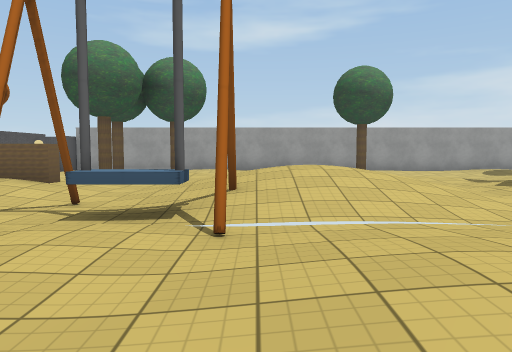
View 1 (above)

20 first-person views from a walk through a scene from a Unity 3-D project. The camera is 1.4 m above the floor, tilts 4° down and sees 70° across. The floor is counted in squares, 2 m on a side. Each view is taken from the middle of a square. On the plan, view 1 faces up. The plan holds only what a view shows up to about 11 squares ahead; the rest is blank. The place goes on beyond the plan. The player is left out. Some surface patterns are stand-ins.

View 2
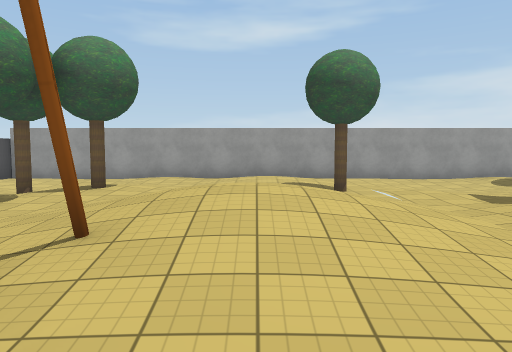

View 3
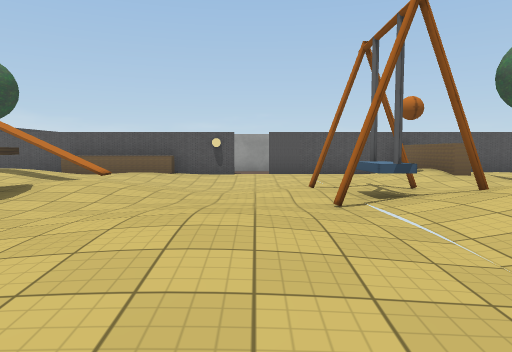

View 4
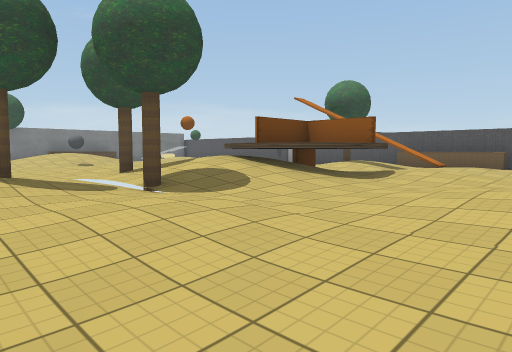

View 5
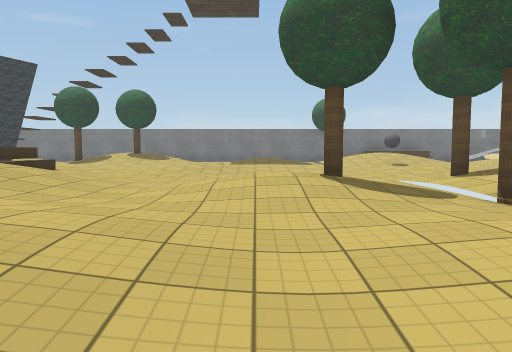

View 6
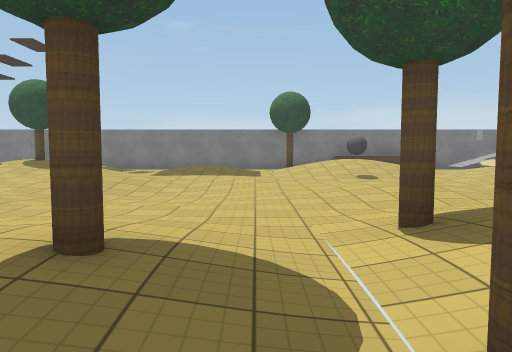

View 7
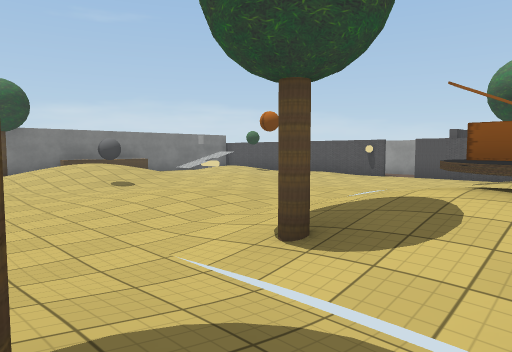

View 8
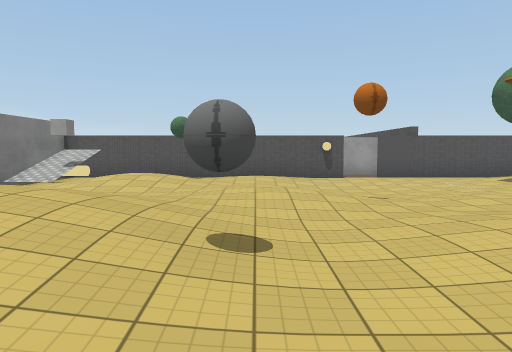

View 9
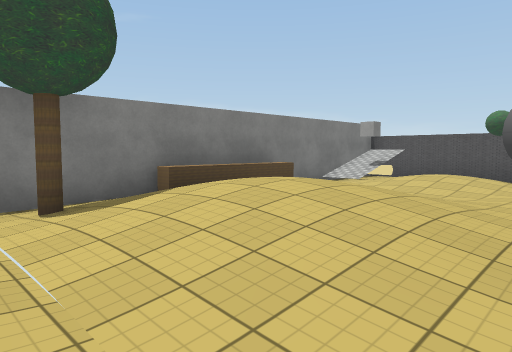

View 10
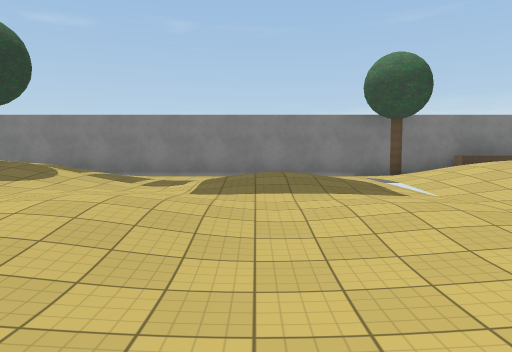

View 11
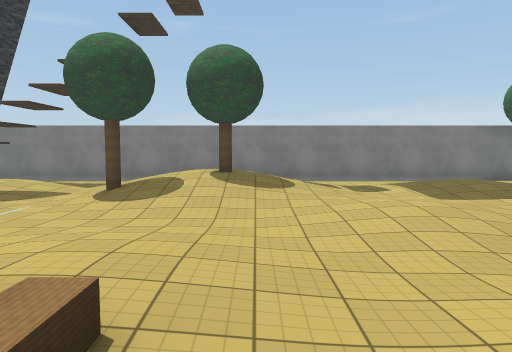

View 12
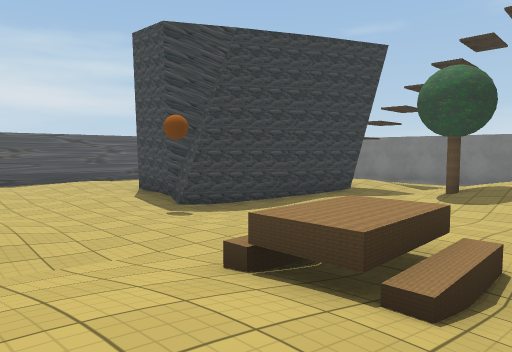

View 13
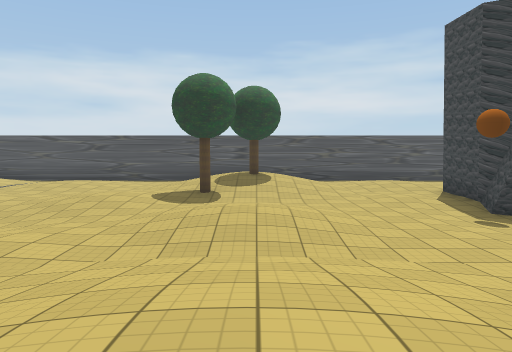

View 14
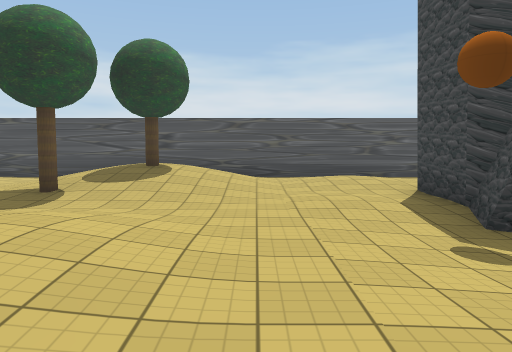

View 15
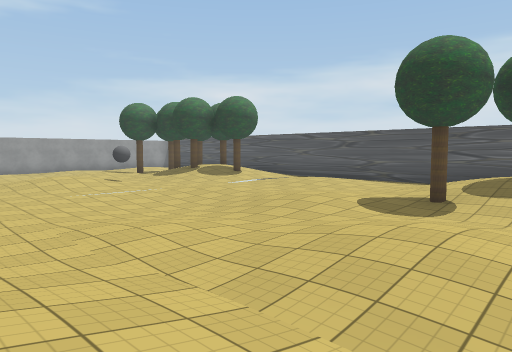

View 16
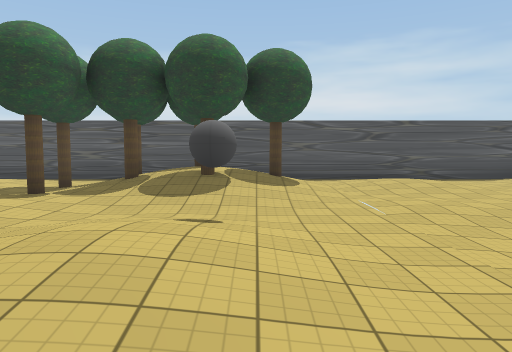

View 17
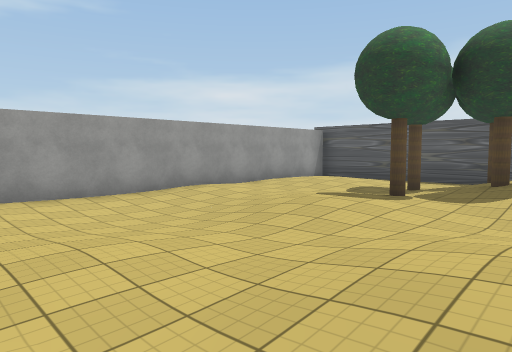

View 18
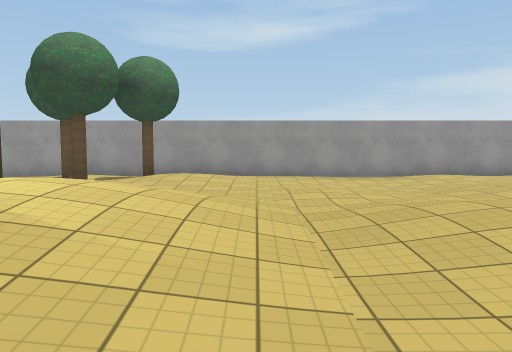

View 19
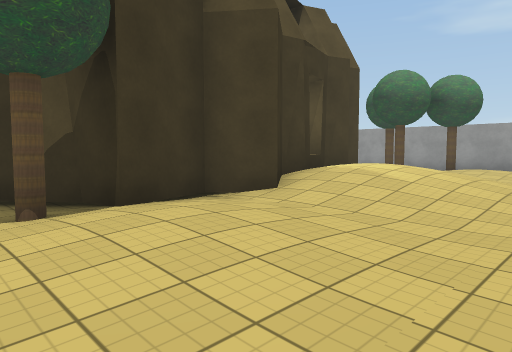

View 20
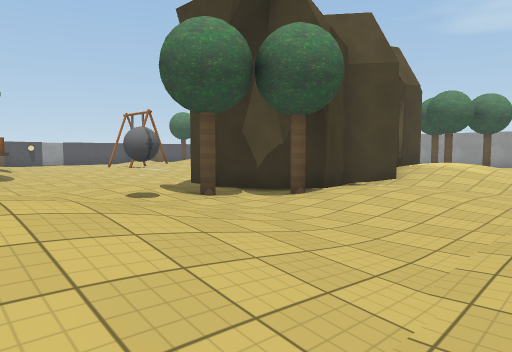

### Floor plan
Key: @ floor where view 1 was taken; # wall or solid block; x gap in a wall; . main floor; : floor 0.25 m higher than the main floor; - floor 0.25 m lower than the main floor; + floor 0.5 m higher than the main floor; * floor 0.75 m higher than the main floor; % floor 1 m higher than the main floor; & floor 1.5 m higher than the main floor; / step, stairs or slope; = window, fence, low wall or low ledge; ^ raised ledge; B ball; C cylinder; U cube; O other object.
Columns run from 7 left of view 1 to 24 right of it. Each row starts with its distance up from view 1.
 13  #           #################
 12  .---...::..---..O::..---..::  #
 11   -- ...::..--- O.::..---..:::.#
 10   --  .  .O.--.  O....--.:.....#
  9 #:  OO:   .:..     ..:..::O.O..#
  8 #.  .::   ...   #   ....:::#O  #
  7 #  :O.:   :.:   # *+:.::..:O*  #
  6 #^^^:.:*%*:.    ^*%*::++..+OO  #
  5 #.::..:#*+:.    #+*+:.::B.:*O  #
  4 #....OO:::.     ##::.......::  #
  3 #......#...     #.:............#
  2 ..---...::..-- ###::..---..:::.#
  1 #.---...::..--##.O::..---...::.#
  0 ##--.:.@....--.:O.....--.:.....#
 -1 #^./:::....:..::B....:..:::....#
 -2 #^. .^^^^:.....:::+:.....:::+ .#
 -3 #^: x O^^+O.::..:**+:.::..O**  #
 -4 #  +: ^&/*:.O+:.+*%*::++..+O%  #
 -5 #. :.  +*+O.::..:+*+:.::..:+*  #
 -6 #......:::.......:=:.......:::.#
 -7 #.................#=........:..#
 -8 ..---...::..---...:: .---..::  #
 -9 #.---...::..---...::  --###.:  #
-10 #..-.::......-.::.... -##      #
-11 #:..:::.B..:..:::....:.#       #
-12 #....:::+:.....::++:O.##
-13 # ::..:**+:.:::.:*O*:.:
-14 #  +:.  %*:.++:.+*%*::+
-15 #/CU.    +O.  ..:    .
-16 #///.^^^#:.. ....    ..
-17 #########################

Positions as (right, up) in squares from view 1, and headings:
1: (0, 0), facing up
2: (1, 2), facing up
3: (4, 2), facing left
4: (6, 2), facing down-left
5: (6, 1), facing down
6: (4, -2), facing down
7: (5, -3), facing down-left
8: (4, -11), facing left
9: (4, -11), facing down-left
10: (6, -7), facing down
11: (10, -6), facing down
12: (10, -4), facing down-right
13: (10, -4), facing right
14: (13, -6), facing right
15: (12, -5), facing up-right
16: (13, 5), facing right
17: (13, 6), facing up-right
18: (13, 3), facing up
19: (14, 0), facing up-left
20: (14, -4), facing up-left
